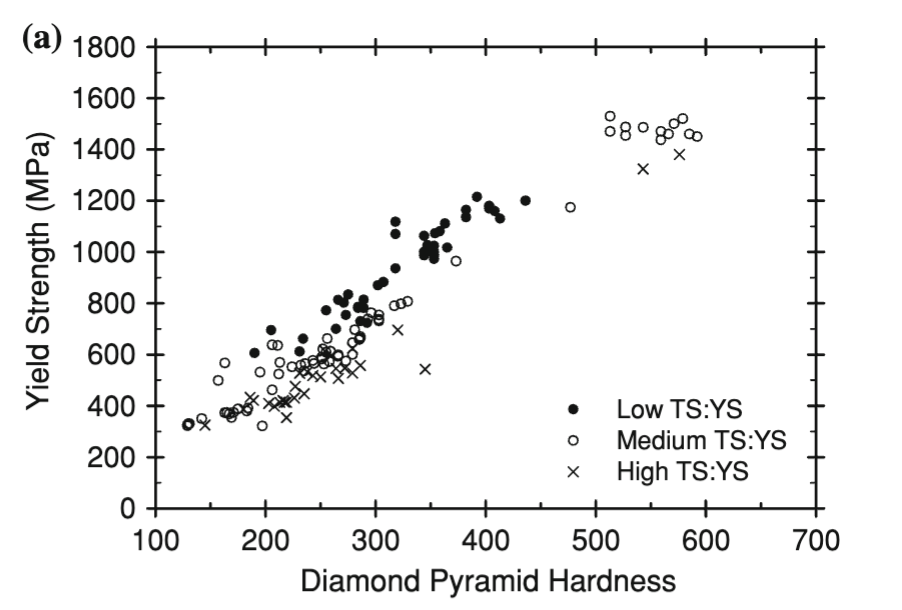
#> input picture YS-H-Correlation/Data/Graphs/graph3.png, 902 x 610 px
$ jupyter execute 1.ipynb
#> lines starting #> are read from the running program, lines starting #| are printed output that depends on the picture; after the words box and inside, x2 and y2 are one past the last pixel; in counts of white or black regions, pixels touching at a corner belong together
[cell 1]
import cv2
import numpy as np
import matplotlib.pyplot as plt

# Load the image
image_path = "graph3.png"  # Replace with your file path
image = cv2.imread(image_path)
#> image is the input picture: shape (610, 902, 3); mean B, G, R 242.2, 242.3, 242.2

# Step 1: Convert to grayscale
gray = cv2.cvtColor(image, cv2.COLOR_BGR2GRAY)

# Step 2: Apply GaussianBlur to reduce noise
blurred = cv2.GaussianBlur(gray, (5, 5), 0)
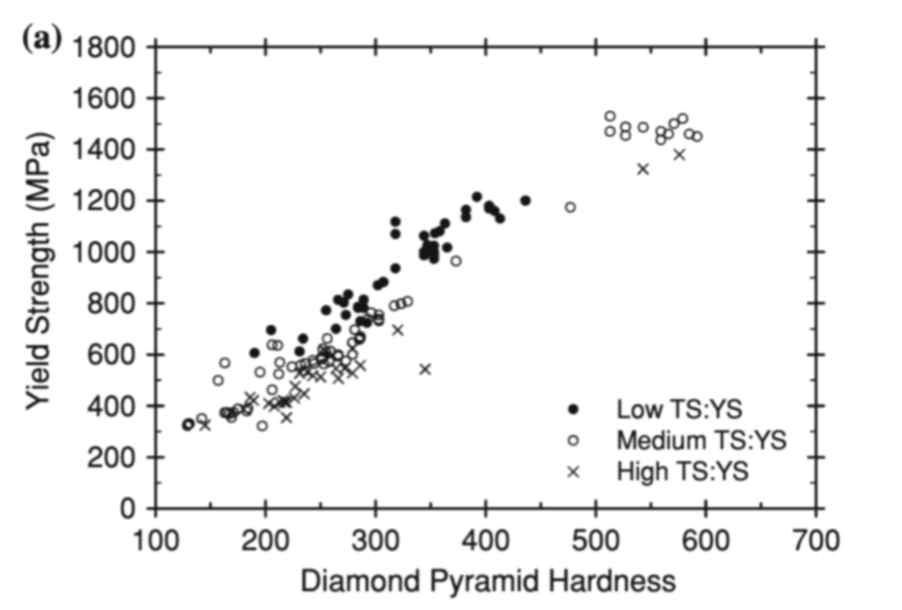
#> blurred: shape (610, 902); min 20, max 255, mean 242.3

# Step 3: Apply binary thresholding for better point isolation
_, thresh = cv2.threshold(blurred, 200, 255, cv2.THRESH_BINARY_INV)  # Adjust threshold value if needed
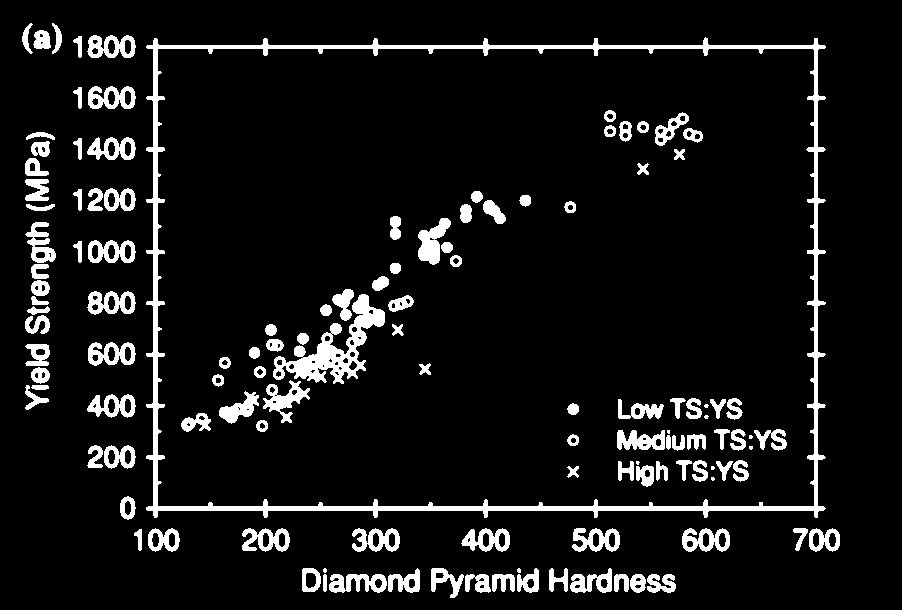
#> thresh: shape (610, 902); 8.6% white; 126 white regions (10 under 20 px), largest, box (x1, y1, x2, y2) and area: (146, 37, 826, 518) 12394, (273, 294, 385, 384) 3206, (418, 218, 451, 265) 821

# Step 4: Apply edge detection
edges = cv2.Canny(thresh, threshold1=50, threshold2=150)  # Adjust thresholds as needed
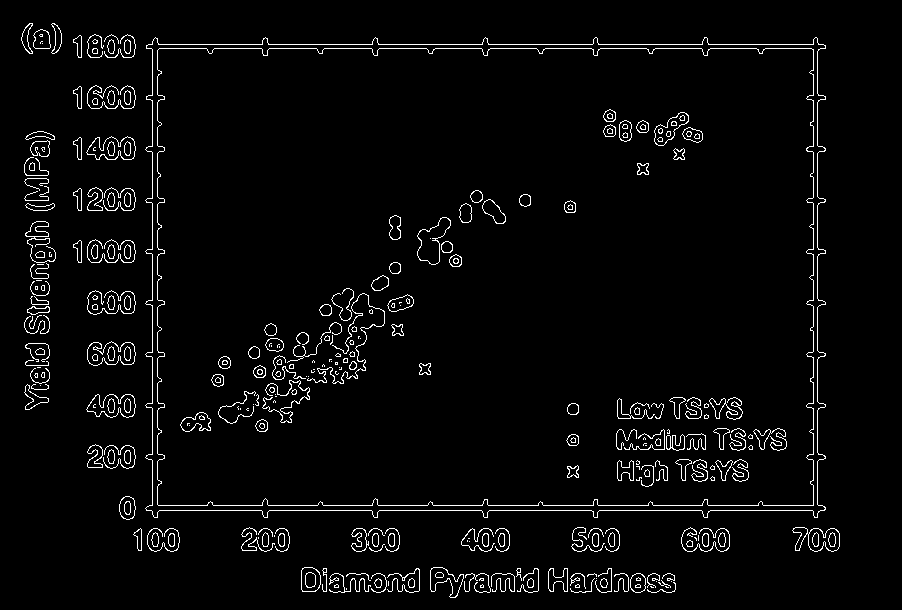
#> edges: shape (610, 902); 3.4% white in thin lines or dots, all inside (x1, y1, x2, y2) = (21, 23, 840, 598)

# Step 5: Find contours in the edge-detected image
contours, _ = cv2.findContours(edges, cv2.RETR_EXTERNAL, cv2.CHAIN_APPROX_SIMPLE)
#> contours = 144 contours, 74 with area under 20; largest, box (x1, y1, x2, y2) and area: (145, 37, 826, 518) 310970, (87, 341, 136, 366) 868, (86, 394, 136, 418) 782, (86, 136, 136, 160) 778, (792, 527, 840, 552) 739

# Step 6: Extract data points from contours
data_points = []
for contour in contours:
    for point in contour:
        x, y = point[0]
        data_points.append((x, y))
#> this loop made 144 passes
#> contour on passes 1, 8, 9, 10, 13, 39, 41, 42, 44, 45, 46: [[346, 588], [346, 589]], [[671, 581]], [[656, 581]], [[388, 581], [388, 585]], [[596, 578]], [[469, 541]], [[467, 540], [467, 541]], [[468, 538], [469, 538]], [[258, 537], [258, 538]], [[698, 535], [698, 540]], [[274, 535], [274, 536]]
#> after the loop, data_points = 5162 pairs, first value 21 to 839, second value 23 to 597

# Debugging: Print raw pixel coordinates of detected points
print("Raw Data Points (First 10):", data_points[:10])
#| Raw Data Points (First 10): [(346, 588), (346, 589), (665, 586), (666, 587), (668, 587), (667, 587), (666, 586), (650, 586), (651, 587), (653, 587)]

# Step 7: Define axis limits (calibrated manually based on the graph)
x_pixel_min, x_pixel_max = 100, 700  # Pixel range for X-axis (manually calibrated)
y_pixel_min, y_pixel_max = 500, 50   # Pixel range for Y-axis (manually calibrated; inverted)

x_value_min, x_value_max = 100, 700  # Actual X-axis values from the graph
y_value_min, y_value_max = 2000, 100 # Actual Y-axis values from the graph

# Step 8: Map pixel coordinates to graph values using linear interpolation
mapped_data_points = [
    (
        np.interp(x, [x_pixel_min, x_pixel_max], [x_value_min, x_value_max]),
        np.interp(y, [y_pixel_min, y_pixel_max], [y_value_min, y_value_max])
    )
    for x, y in data_points
]
#> mapped_data_points = 5162 pairs, first value 100 to 700, second value 100 to 2000

# Step 9: Filter out points outside the graph range (optional)
filtered_data_points = [
    (x, y) for x, y in mapped_data_points if x_value_min <= x <= x_value_max and y_value_min <= y <= y_value_max
]
#> filtered_data_points = []

# Debugging visualizations to check intermediate steps
plt.figure(figsize=(10, 6))
plt.title("Original Image")
plt.imshow(cv2.cvtColor(image, cv2.COLOR_BGR2RGB))
plt.show()

plt.figure(figsize=(10, 6))
plt.title("Grayscale Image")
plt.imshow(gray, cmap='gray')
plt.show()

plt.figure(figsize=(10, 6))
plt.title("Thresholded Image")
plt.imshow(thresh, cmap='gray')
plt.show()

plt.figure(figsize=(10, 6))
plt.title("Edges Detected")
plt.imshow(edges, cmap='gray')
plt.show()

# Output filtered data points (first few points for verification)
print("Filtered Data Points (First 10):", filtered_data_points[:10])
#| Filtered Data Points (First 10): []

# Optional: Plot the extracted points on the original image for verification
x_graph_values = [point[0] for point in filtered_data_points]
#> x_graph_values = []
y_graph_values = [point[1] for point in filtered_data_points]
#> y_graph_values = []

plt.figure(figsize=(10, 6))
plt.title("Extracted Data Points")
plt.imshow(cv2.cvtColor(image, cv2.COLOR_BGR2RGB))
plt.scatter(
    np.interp(x_graph_values, [x_value_min, x_value_max], [x_pixel_min, x_pixel_max]),
    np.interp(y_graph_values, [y_value_min, y_value_max], [y_pixel_min, y_pixel_max]),
    color='red',
    s=5
)
plt.show()
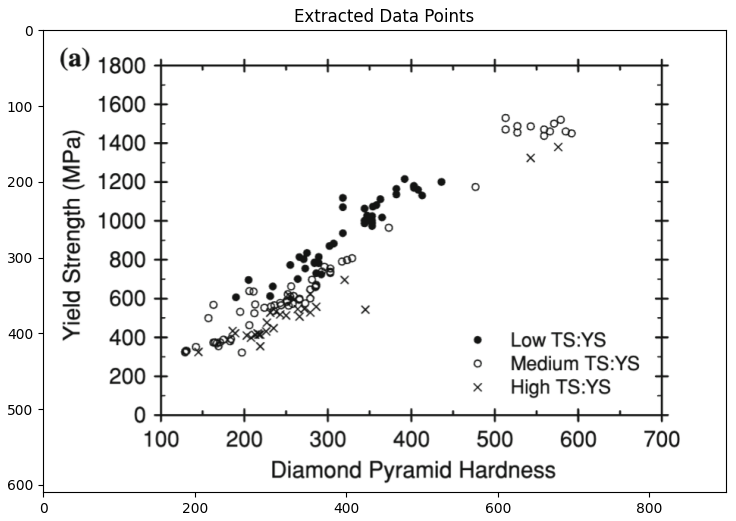
#> figure drawn by matplotlib, 1 panel

$ run again, with YS-H-Correlation/Data/Graphs/graph1.png copied over YS-H-Correlation/Data/Graphs/graph3.png
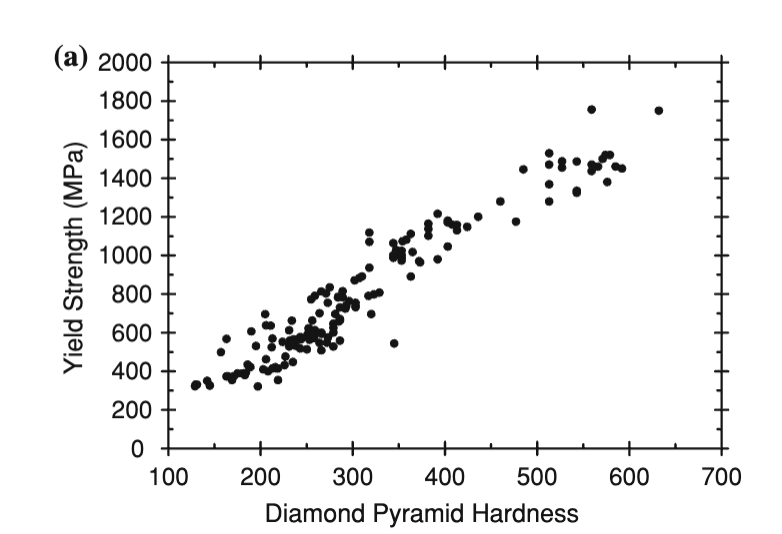
#> input picture YS-H-Correlation/Data/Graphs/graph1.png, 782 x 534 px
#> image is the input picture: shape (534, 782, 3); mean B, G, R 242.9, 242.9, 242.9
#> `_, thresh = cv2.threshold(blurred, 200, 255, cv2.THRESH_BINARY_INV)`:
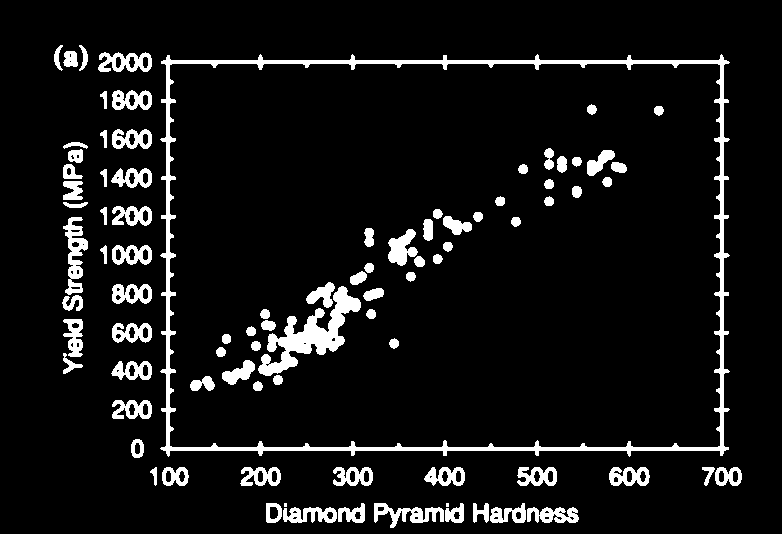
#> thresh: shape (534, 782); 8% white; 89 white regions (2 under 20 px), largest, box (x1, y1, x2, y2) and area: (160, 54, 730, 457) 9521, (258, 286, 361, 376) 3014, (63, 217, 88, 295) 918
#> edges: shape (534, 782); 3.2% white in thin lines or dots, all inside (x1, y1, x2, y2) = (53, 44, 742, 528)
#> contours = 170 contours, 107 with area under 20; largest, box (x1, y1, x2, y2) and area: (160, 54, 730, 457) 218914, (265, 502, 282, 523) 294, (130, 438, 144, 458) 207, (472, 502, 512, 523) 202, (63, 50, 78, 67) 195
#> the loop `for contour in contours:` made 170 passes
#> contour on passes 1 to 3: [[504, 518], [504, 519]], [[424, 518], [424, 519]], [[296, 518]]
#> after the loop `for contour in contours:`: data_points = 4919 pairs, first value 53 to 741, second value 44 to 527
#| Raw Data Points (First 10): [(504, 518), (504, 519), (424, 518), (424, 519), (296, 518), (293, 517), (293, 518), (570, 516), (570, 518), (571, 519)]
#> mapped_data_points = 4919 pairs, first value 100 to 700, second value 100 to 2000
#> filtered_data_points = []
#| Filtered Data Points (First 10): []
#> `plt.show()`:
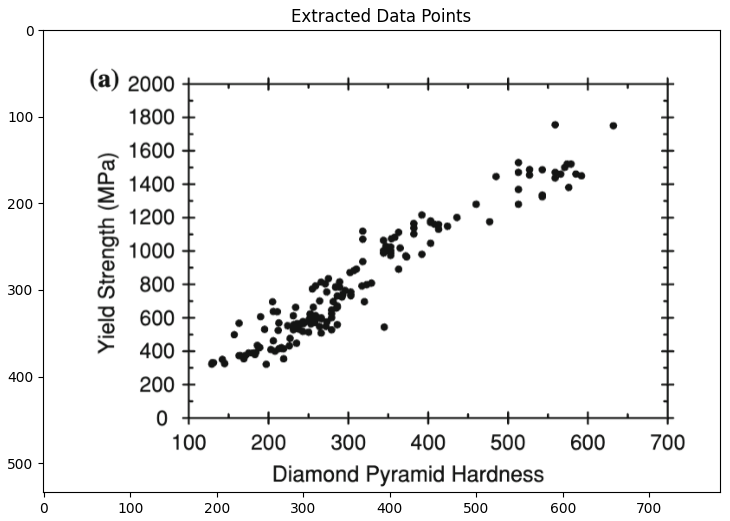
#> figure drawn by matplotlib, 1 panel

$ run again, with YS-H-Correlation/Data/Graphs/graph2.png copied over YS-H-Correlation/Data/Graphs/graph3.png
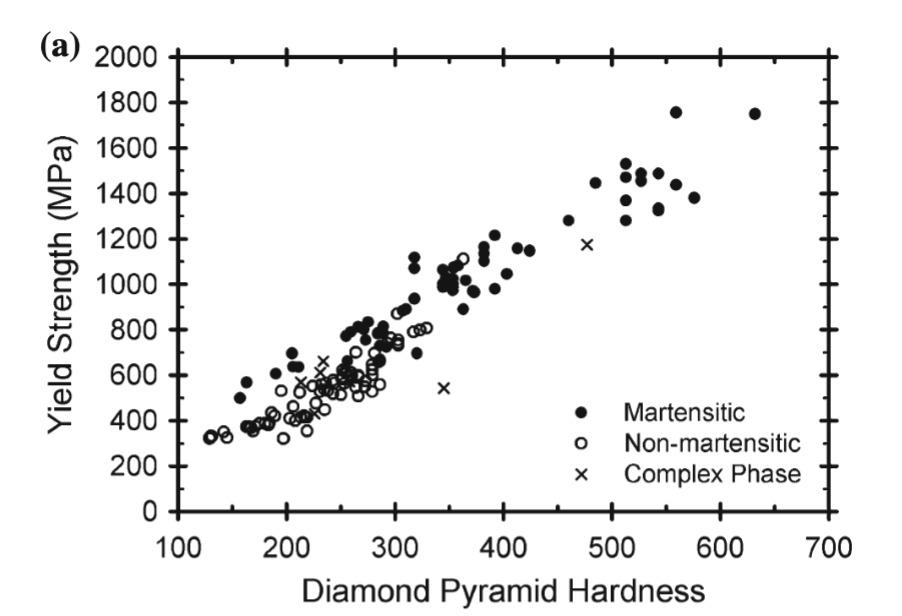
#> input picture YS-H-Correlation/Data/Graphs/graph2.png, 902 x 616 px
#> image is the input picture: shape (616, 902, 3); mean B, G, R 239.1, 239.1, 239.1
#> `_, thresh = cv2.threshold(blurred, 200, 255, cv2.THRESH_BINARY_INV)`:
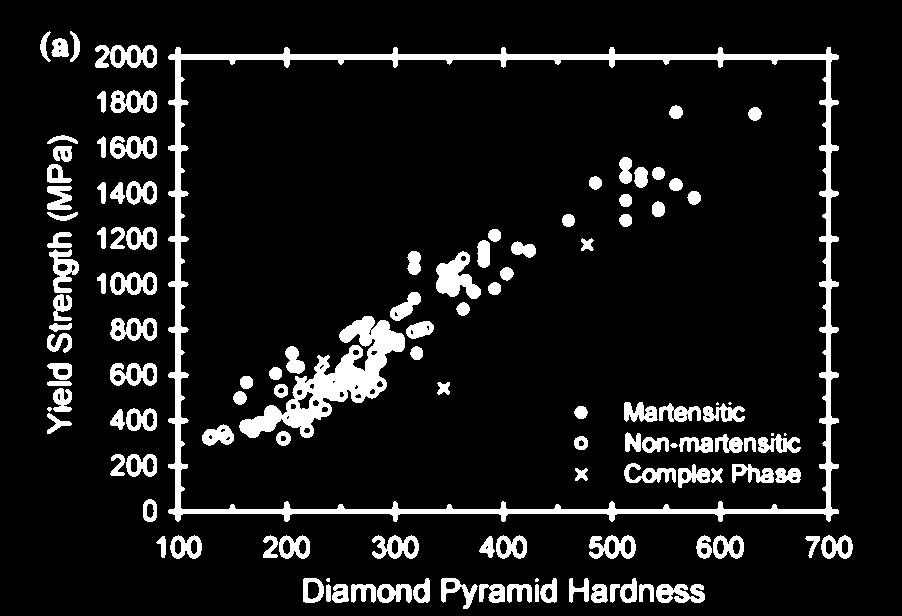
#> thresh: shape (616, 902); 10% white; 125 white regions (7 under 20 px), largest, box (x1, y1, x2, y2) and area: (168, 47, 839, 522) 15353, (239, 316, 405, 438) 6318, (436, 251, 481, 299) 1196
#> edges: shape (616, 902); 3.4% white in thin lines or dots, all inside (x1, y1, x2, y2) = (39, 31, 853, 609)
#> contours = 200 contours, 122 with area under 20; largest, box (x1, y1, x2, y2) and area: (167, 46, 839, 522) 303284, (302, 577, 324, 603) 474, (47, 362, 72, 380) 324, (46, 163, 72, 183) 318, (46, 332, 72, 353) 286
#> the loop `for contour in contours:` made 200 passes
#> contour on passes 10, 44, 46: [[540, 590], [540, 595]], [[604, 546], [604, 547]], [[837, 542], [837, 543]]
#> after the loop `for contour in contours:`: data_points = 5704 pairs, first value 39 to 852, second value 31 to 608
#| Raw Data Points (First 10): [(696, 595), (697, 595), (699, 597), (698, 598), (696, 598), (695, 597), (694, 597), (693, 596), (694, 597), (695, 597)]
#> mapped_data_points = 5704 pairs, first value 100 to 700, second value 100 to 2000
#> filtered_data_points = []
#| Filtered Data Points (First 10): []
#> `plt.show()`:
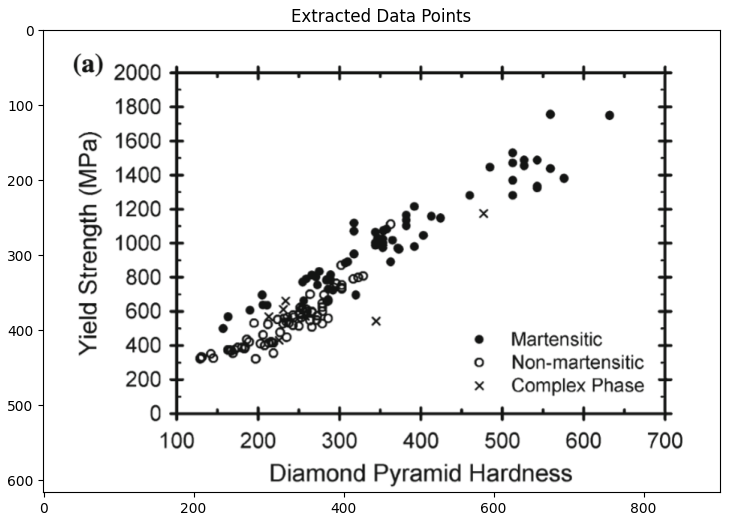
#> figure drawn by matplotlib, 1 panel

$ run again, with YS-H-Correlation/Data/Graphs/graph4.png copied over YS-H-Correlation/Data/Graphs/graph3.png
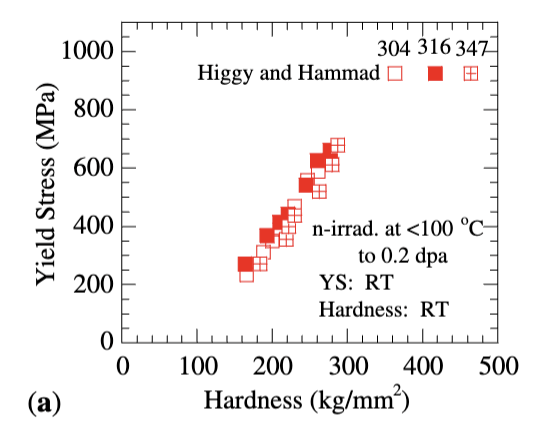
#> input picture YS-H-Correlation/Data/Graphs/graph4.png, 542 x 430 px
#> image is the input picture: shape (430, 542, 3); mean B, G, R 240.8, 241, 242.8
#> `_, thresh = cv2.threshold(blurred, 200, 255, cv2.THRESH_BINARY_INV)`:
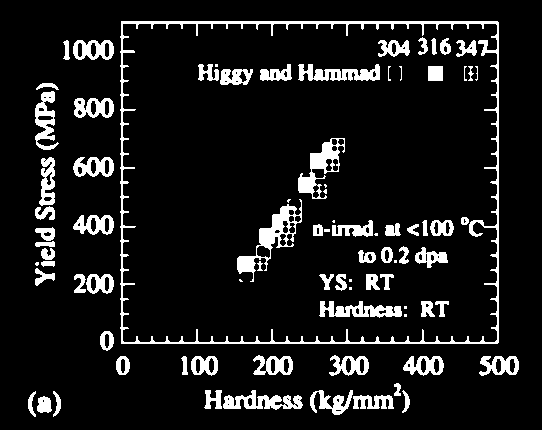
#> thresh: shape (430, 542); 10.1% white; 84 white regions (15 under 20 px), largest, box (x1, y1, x2, y2) and area: (120, 21, 499, 344) 4983, (237, 199, 302, 282) 1280, (298, 138, 345, 199) 998
#> edges: shape (430, 542); 4.9% white in thin lines or dots, all inside (x1, y1, x2, y2) = (27, 20, 519, 417)
#> contours = 396 contours, 339 with area under 20; largest, box (x1, y1, x2, y2) and area: (429, 219, 454, 236) 320, (302, 137, 345, 199) 312, (253, 245, 270, 279) 242, (99, 330, 114, 351) 226, (427, 65, 443, 81) 222
#> the loop `for contour in contours:` made 396 passes
#> contour on passes 1, 3, 4: [[402, 412]], [[295, 405], [296, 406]], [[285, 405], [286, 406]]
#> after the loop `for contour in contours:`: data_points = 7102 pairs, first value 27 to 518, second value 20 to 416
#| Raw Data Points (First 10): [(402, 412), (336, 409), (335, 410), (336, 411), (340, 411), (340, 409), (295, 405), (296, 406), (285, 405), (286, 406)]
#> mapped_data_points = 7102 pairs, first value 100 to 518, second value 100 to 2000
#> filtered_data_points = []
#| Filtered Data Points (First 10): []
#> `plt.show()`:
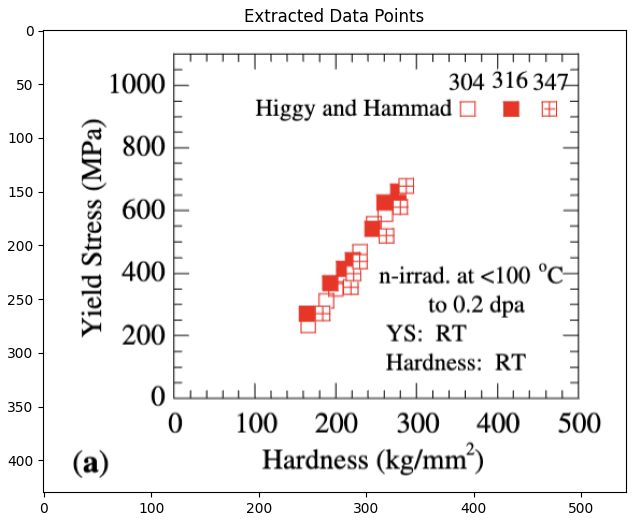
#> figure drawn by matplotlib, 1 panel
